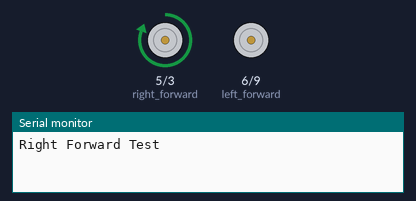
A sketch run on a simulated Arduino Nano, built with avr-gcc and run on an emulated ATmega328P. Parts: motor-driver pin pairs drawn as motors (green arrow = first pin HIGH = forward, orange = second pin HIGH = backward, longer = more drive), the last lines printed to the serial monitor.

Above: at 1.0 s.
At 4.0 s:
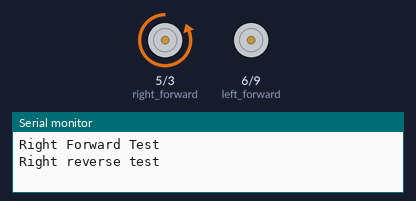
At 7.0 s:
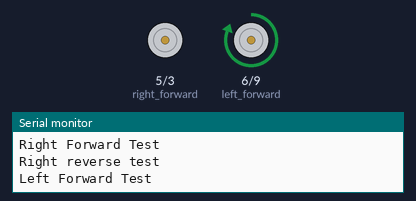
At 12.5 s:
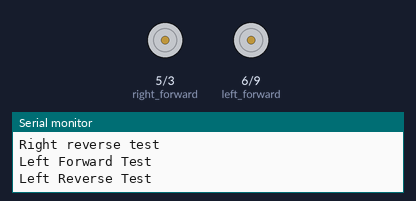
Timing chart, 0 to 18.2 s (numbered marks = the images above):
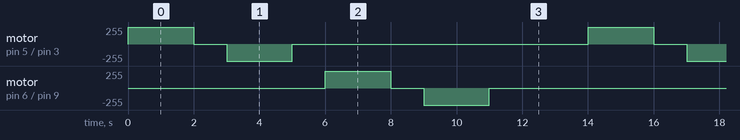

The sketch:

DmcrearyBasicMotorTest.ino
```cpp
/*
Robot Motors Direction Tests
 This test makes sure we get all four of the motor dirction pins correct.
 The program should moves the right wheel forward, right reverse, left forward and left reverse.
 Keep changing these numbers or jumper wires until you get it right directions for each wheel
 Use the serial monitor to verify which one should be working
 Note, On the Arduino Nano, ONLY pins 3,5,6,9,10 and 11 have PWM output.  You must use these to drive the motors.
 See https://www.arduino.cc/en/Main/ArduinoBoardNano
 The convention is to use the first four pins (3,5,6,9) for the motor controls
 If you use a ribbon connector the order will be 5,3,6 and 9
*/

// change these numbers until you get right forward, right backward, left forward, left reverse
int right_forward = 5;
int right_reverse = 3;
int left_forward = 6;
int left_reverse = 9;
int delay_time_on = 2000; // how long should each wheel turn?
int delay_time_off = 1000; // delay between tests
int delay_end_of_test= 3000; // delay between tests
void setup() {
  // Turn these pins on for PWM OUTPUT
  pinMode(right_forward, OUTPUT);
  pinMode(right_reverse, OUTPUT);
  pinMode(left_forward, OUTPUT);
  pinMode(left_reverse, OUTPUT);
  // turn all the motors off
  digitalWrite(right_forward, LOW);
  digitalWrite(right_reverse, LOW);
  digitalWrite(left_forward, LOW);
  digitalWrite(left_reverse, LOW);
  // for debugging.  The output will appear on the serial monitor
  // To open the serial monitor, click the magnafing glass icon in the upper right corner
  Serial.begin(9600);// open the serial port at 9600 bps
}


void loop() {
  Serial.println("Right Forward Test");
  digitalWrite(right_forward, HIGH);
  delay(delay_time_on);
  digitalWrite(right_forward, LOW);
  delay(delay_time_off);


  Serial.println("Right reverse test");
  digitalWrite(right_reverse, HIGH);
  delay(delay_time_on);
  digitalWrite(right_reverse, LOW);
  delay(delay_time_off);

  Serial.println("Left Forward Test");
  digitalWrite(left_forward, HIGH);
  delay(delay_time_on);
  digitalWrite(left_forward, LOW);
  delay(delay_time_off);

  Serial.println("Left Reverse Test");
  digitalWrite(left_reverse, HIGH);
  delay(delay_time_on);
  digitalWrite(left_reverse, LOW);

  delay(delay_end_of_test);

}
```

Measured:
- by itself, motor on pin 5 (right_forward) / pin 3 (right_reverse), motor on pin 6 (left_forward) / pin 9 (left_reverse): repeats every 14.0 s: stopped 1.0 s, backward 255/255 2.0 s, stopped 9.0 s, forward 255/255 2.0 s
